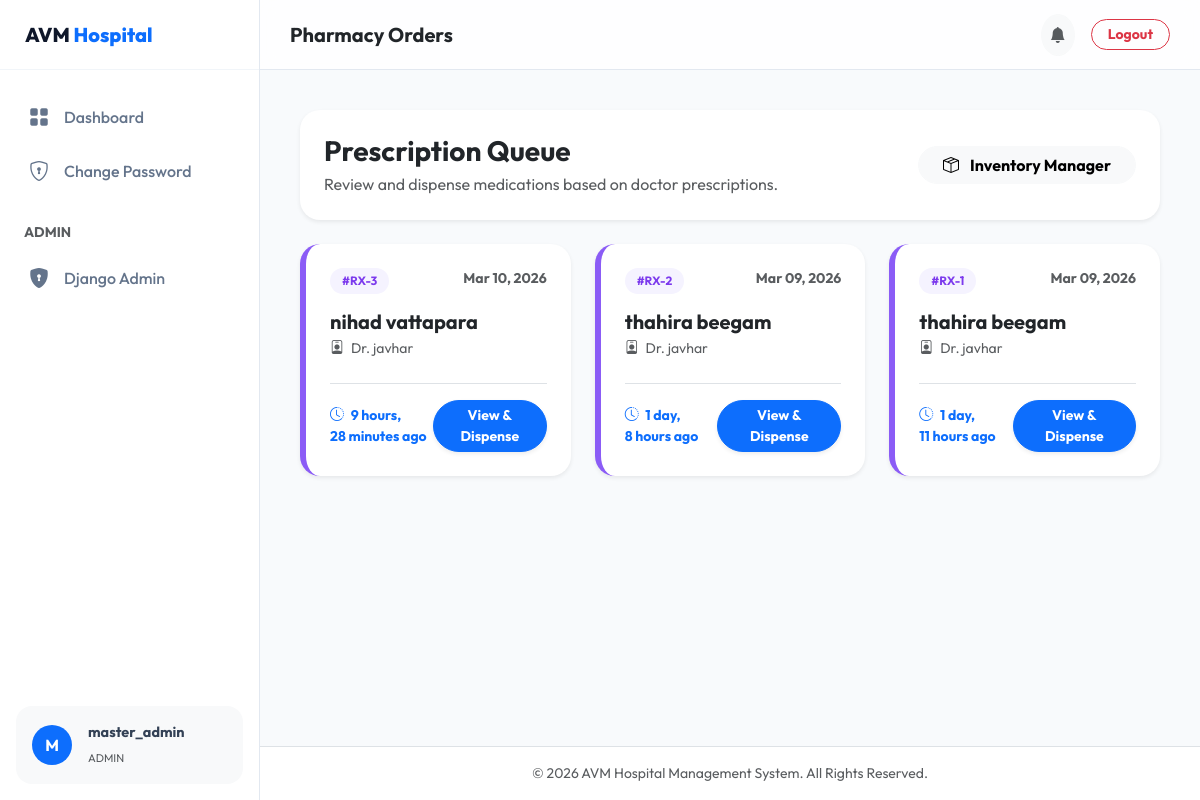
/pharmacy/prescriptions/ (signed in), run on the app's committed database.
### hospital/models.py (models this page shows, shortened)
class CustomUser(AbstractUser):
    ROLE_CHOICES = (
        ('doctor', 'Doctor'),
        ('patient', 'Patient'),
        ('pharmacist', 'Pharmacist'),
        ('lab_tech', 'Lab Technician'),
    )
    role = models.CharField(max_length=15, choices=ROLE_CHOICES, default='patient')
    phone_number = models.CharField(max_length=15, blank=True, null=True)
    full_name = models.CharField(max_length=255, blank=True, null=True)
    address = models.TextField(blank=True, null=True)

class Prescription(models.Model):
    doctor = models.ForeignKey(Doctor, on_delete=models.CASCADE, related_name='prescriptions')
    patient = models.ForeignKey(Patient, on_delete=models.CASCADE, related_name='prescriptions')
    appointment = models.OneToOneField(Appointment, on_delete=models.SET_NULL, null=True, blank=True, related_name='prescription')
    date_created = models.DateTimeField(auto_now_add=True)
    medicines = models.JSONField(default=list, help_text="List of medicines, e.g., [{'name': 'Paracetamol', 'dosage': '500mg', 'quantity': 1}]")
    notes = models.TextField(blank=True, null=True)
    is_dispensed = models.BooleanField(default=False, help_text="Whether medicines have been dispensed by the pharmacist")

class Patient(models.Model):
    user = models.OneToOneField(CustomUser, on_delete=models.CASCADE, primary_key=True)
    date_of_birth = models.DateField(null=True, blank=True)
    blood_group = models.CharField(max_length=5, blank=True, null=True)
    medical_history = models.TextField(blank=True, null=True)

class Doctor(models.Model):
    user = models.OneToOneField(CustomUser, on_delete=models.CASCADE, primary_key=True)
    department = models.ForeignKey(Department, on_delete=models.SET_NULL, null=True)
    specialization = models.CharField(max_length=100)
    consultation_fee = models.DecimalField(max_digits=10, decimal_places=2, default=0.00)
    is_available = models.BooleanField(default=True)
    bio = models.TextField(blank=True, null=True, help_text="Doctor's professional biography and description.")

### hospital/views.py (the view)
# urls.py: path('pharmacy/prescriptions/', views.pharmacy_prescriptions, name='pharmacy_prescriptions'),
@login_required
def pharmacy_prescriptions(request):
    if request.user.role != 'pharmacist' and not request.user.is_superuser:
        return redirect('dashboard')
    prescriptions = MCP_Core.get_all_prescriptions(request.user)
    return render(request, 'pharmacy_prescriptions.html', {'prescriptions': prescriptions})

### hospital/mcp_core.py (called while the page is built)
    @classmethod
    def get_all_prescriptions(cls, user: CustomUser):
        if not user.is_superuser and user.role != 'pharmacist':
             raise PermissionDenied("Pharmacist privileges required.")
        return Prescription.objects.all().order_by('-date_created').select_related('doctor__user', 'patient__user')

### hospital/templates/pharmacy_prescriptions.html (shortened to what this page needs)
{% extends 'base.html' %}
{% block page_title %}Pharmacy Orders{% endblock %}
{% block content %}
<div class="row g-4 mb-4">
    <div class="col-lg-12">
        <div class="card-custom p-4 bg-white border-0 shadow-sm">
            <div class="d-flex flex-column flex-md-row justify-content-between align-items-md-center gap-3">
                <div>
                    <h3 class="fw-bold mb-1 text-dark">Prescription Queue</h3>
                    <p class="text-muted mb-0">Review and dispense medications based on doctor prescriptions.</p>
                </div>
                <a href="{% url 'pharmacy_dashboard' %}" class="btn btn-light rounded-pill px-4 fw-bold">
                    <i class="bi bi-box-seam me-2"></i> Inventory Manager
                </a>
            </div>
        </div>
    </div>
</div>
<div class="row g-4">
    {% for p in prescriptions %}
    <div class="col-md-6 col-xl-4">
        <div class="order-card p-4 shadow-sm h-100 d-flex flex-column">
            <div class="d-flex justify-content-between align-items-start mb-3">
                <span class="order-id">#RX-{{ p.pk }}</span>
                <span class="text-muted small fw-bold">{{ p.date_created|date:"M d, Y" }}</span>
            </div>
            <h5 class="fw-bold text-dark mb-1">{{ p.patient.user.full_name|default:p.patient.user.username }}</h5>
            <p class="text-muted small mb-4">
                <i class="bi bi-person-badge me-1"></i> Dr. {{ p.doctor.user.full_name|default:p.doctor.user.username }}
            </p>
            <div class="mt-auto pt-3 border-top">
                <div class="d-flex justify-content-between align-items-center">
                    <div class="text-primary fw-bold small">
                        <i class="bi bi-clock-history me-1"></i> {{ p.date_created|timesince }} ago
                    </div>
                    <a href="{% url 'prescription_detail' p.pk %}"
                        class="btn btn-primary btn-sm rounded-pill px-4 fw-bold shadow-sm">
                        View & Dispense
                    </a>
                </div>
            </div>
        </div>
    </div>
    {% endfor %}
</div>
{% endblock %}

### hospital/templates/base.html (shortened to what this page needs)
{% load static %}
<!DOCTYPE html>
<html lang="en">
<head>
    <link href="https://cdn.jsdelivr.net/npm/bootstrap@5.3.0/dist/css/bootstrap.min.css" rel="stylesheet">
    <link rel="stylesheet" href="https://cdn.jsdelivr.net/npm/bootstrap-icons@1.10.5/font/bootstrap-icons.css">
</head>
<body>
    <aside class="sidebar" id="sidebar">
        <div class="sidebar-header">
            <a href="{% url 'home' %}" class="sidebar-brand">AVM <span>Hospital</span></a>
        </div>
        <div class="sidebar-nav">
            <a href="{% url 'dashboard' %}"
                class="nav-link-custom {% if request.resolver_match.url_name == 'dashboard' %}active{% endif %}">
                <i class="bi bi-grid-fill"></i> Dashboard
            </a>
            <a href="{% url 'password_change' %}"
                class="nav-link-custom {% if request.resolver_match.url_name == 'password_change' %}active{% endif %}">
                <i class="bi bi-shield-lock"></i> Change Password
            </a>
            {% if request.user.is_superuser %}
            <div class="px-4 mt-4 mb-2 small text-uppercase text-muted fw-bold">Admin</div>
            <a href="{% url 'admin:index' %}" class="nav-link-custom">
                <i class="bi bi-shield-lock-fill"></i> Django Admin
            </a>
            {% endif %}
        </div>
        <div class="p-3">
            <div class="bg-light p-3 rounded-4 d-flex align-items-center">
                <div class="flex-shrink-0">
                    <div class="rounded-circle bg-primary text-white d-flex align-items-center justify-content-center"
                        style="width: 40px; height: 40px;">
                        <span class="fw-bold">{{ request.user.username|make_list|first|upper }}</span>
                    </div>
                </div>
                <div class="flex-grow-1 ms-3 overflow-hidden">
                    <p class="mb-0 fw-bold text-truncate" style="font-size: 0.9rem;">
                        {{ request.user.full_name|default:request.user.username }}</p>
                    <small class="text-muted text-uppercase" style="font-size: 0.7rem;">
                        {{ request.user.get_role_display|default:request.user.role }}</small>
                </div>
            </div>
        </div>
    </aside>
    <div class="main-wrapper">
        <header class="main-header">
            <h5 class="mb-0 fw-bold text-dark d-none d-md-block">{% block page_title %}Dashboard{% endblock %}</h5>
            <div class="d-flex align-items-center gap-3">
                <div class="dropdown">
                    <button class="btn btn-light rounded-circle p-2" type="button" data-bs-toggle="dropdown">
                        <i class="bi bi-bell-fill text-muted"></i>
                    </button>
                </div>
                <form method="post" action="{% url 'logout' %}">
                    <button type="submit"
                        class="btn btn-outline-danger btn-sm rounded-pill px-3 fw-bold">Logout</button>
                </form>
            </div>
        </header>
        <main class="content-body">
            {% block content %}{% endblock %}
        </main>
        <footer class="footer mt-auto py-3 bg-white border-top text-center text-muted small">
            <p class="mb-0">© 2026 AVM Hospital Management System. All Rights Reserved.</p>
        </footer>
    </div>
</body>
</html>

### hospital/templates/base.html (style rules this page uses)
:root { --primary-color: #0d6efd; --secondary-color: #198754; --accent-color: #6366f1; --dark-blue: #0f172a; --sidebar-width: 260px; --header-height: 70px; --card-shadow: 0 10px 30px rgba(0, 0, 0, 0.04); --transition: all 0.3s cubic-bezier(0.4, 0, 0.2, 1); }
body { font-family: 'Outfit', sans-serif; background-color: #f8fafc; color: #334155; min-height: 100vh; overflow-x: hidden; }
.sidebar { width: var(--sidebar-width); height: 100vh; position: fixed; top: 0; left: 0; background-color: white; border-right: 1px solid #e2e8f0; z-index: 1000; transition: var(--transition); display: flex; flex-direction: column; }
.sidebar-header { height: var(--header-height); display: flex; align-items: center; padding: 0 25px; border-bottom: 1px solid #f1f5f9; }
.sidebar-brand { font-weight: 800; font-size: 1.25rem; color: var(--dark-blue); text-decoration: none; }
.sidebar-brand span { color: var(--primary-color); }
.sidebar-nav { padding: 20px 0; flex-grow: 1; }
.nav-link-custom { display: flex; align-items: center; padding: 12px 25px; color: #64748b; text-decoration: none; font-weight: 500; transition: var(--transition); border-left: 4px solid transparent; }
.nav-link-custom i { font-size: 1.25rem; margin-right: 15px; }
.main-wrapper { margin-left: var(--sidebar-width); transition: var(--transition); min-height: 100vh; display: flex; flex-direction: column; }
.main-header { height: var(--header-height); background: rgba(255, 255, 255, 0.8); backdrop-filter: blur(10px); border-bottom: 1px solid #e2e8f0; display: flex; align-items: center; justify-content: space-between; padding: 0 30px; position: sticky; top: 0; z-index: 900; }
.content-body { padding: 40px; flex-grow: 1; }
.card-custom { background: white; border-radius: 20px; border: 1px solid #e2e8f0; box-shadow: var(--card-shadow); transition: var(--transition); overflow: hidden; }

### hospital/templates/pharmacy_prescriptions.html (style rules this page uses)
.order-card { border-radius: 20px; border: none; background: white; transition: var(--transition); border-left: 6px solid #8b5cf6; }
.order-id { font-size: 0.75rem; background: #f5f3ff; color: #7c3aed; padding: 4px 12px; border-radius: 20px; font-weight: 700; }

### data on the page
CustomUser: user.username|make_list "M", user.full_name "master_admin", user.role "ADMIN"
Prescription: pk "3", date_created "Mar 10, 2026", patient.user.full_name "nihad vattapara", doctor.user.full_name "javhar", date_created "9 hours, 28 minutes"
Prescription: pk "2", date_created "Mar 09, 2026", patient.user.full_name "thahira beegam", doctor.user.full_name "javhar", date_created "1 day, 8 hours"
Prescription: pk "1", date_created "Mar 09, 2026", patient.user.full_name "thahira beegam", doctor.user.full_name "javhar", date_created "1 day, 11 hours"
